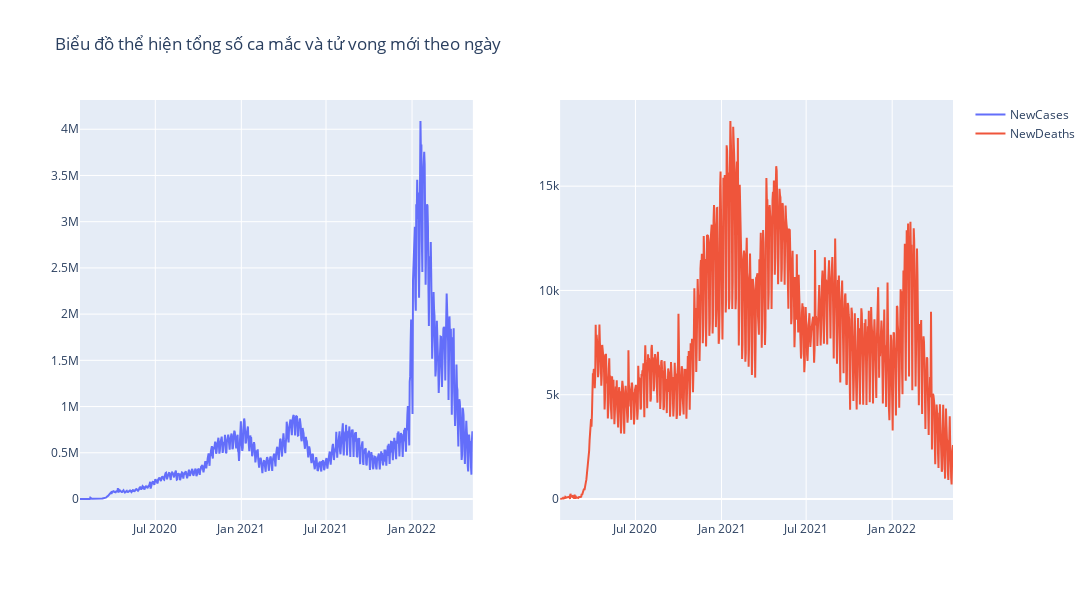

Here is the notebook cell this chart was saved with:
### Markdown cell above
##### Tổng số ca mắc và tử vong mới theo từng ngày trên toàn thế giới kể từ đầu đại dịch

### Code cell
plot_sub_lines(covid_world_df, 'Date', 'NewCases', 'NewDeaths', "Biểu đồ thể hiện tổng số ca mắc và tử vong mới theo ngày")

### Figure 1 — Plotly figure (JSON) as saved in the notebook; plotly's stock layout.template omitted (floating-point values rounded to 4 significant figures; data arrays with more than 128 entries replaced by an {"elided": "..."} marker saying what was removed)
{"data": [{"mode": "lines", "name": "NewCases", "type": "scatter", "x": {"elided": "841 str values"}, "xaxis": "x", "y": {"elided": "841 int values"}, "yaxis": "y"}, {"mode": "lines", "name": "NewDeaths", "type": "scatter", "x": {"elided": "841 str values"}, "xaxis": "x2", "y": {"elided": "841 int values"}, "yaxis": "y2"}], "layout": {"height": 600, "title": {"text": "Biểu đồ thể hiện tổng số ca mắc và tử vong mới theo ngày"}, "width": 1200, "xaxis": {"anchor": "y", "domain": [0, 0.45]}, "xaxis2": {"anchor": "y2", "domain": [0.55, 1]}, "yaxis": {"anchor": "x", "domain": [0, 1]}, "yaxis2": {"anchor": "x2", "domain": [0, 1]}}}
